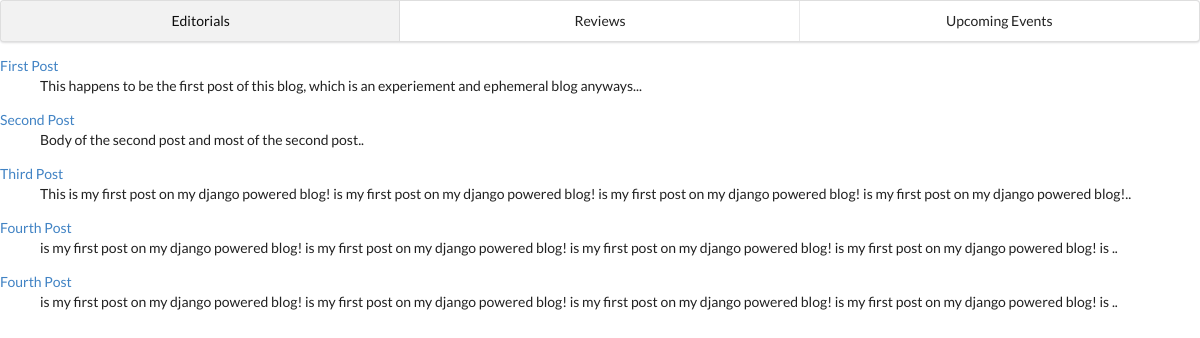
The page / on the database its author committed.
### blog/models.py (models this page shows, shortened)
class Post(models.Model):
	title = models.CharField(max_length=200)
	body = models.CharField(max_length=100000)
	date = models.DateTimeField('date published')

### blog/views.py (the view)
# urls.py: url(r'^$', views.index, name='index'),
def index(request):
	title_list = [post.title for post in latest_post_list]
	snippet_list = [post.body[:180] for post in latest_post_list]
	post_preview = zip(title_list, snippet_list, latest_post_list)
	context = {'post_preview': post_preview,}
	return render(request, 'blog/index.html', context)

### blog/templates/blog/index.html
{% extends "base.html" %}
{% load staticfiles %}
{% block content %}
{% for title, snippet, post in post_preview %}
<dl><dt><a href="/{{ post.id }}/">{{ title }}</a></dt>
<dd>{{ snippet }}..</dd>
</dl>
{% endfor %}
{% endblock %}

### templates/base.html (shortened to what this page needs)
{% load staticfiles %}
{% block head %}
<link rel="stylesheet" type="text/css" href="static/css/semantic.min.css">
{% endblock %}
{% block menu %}
<div class="ui three item menu">
  <a class="active item">Editorials</a>
  <a class="item">Reviews</a>
  <a class="item">Upcoming Events</a>
</div>
{% endblock %}
{% block content %}
{% endblock %}

### rows shown on the page
Post: title "First Post", body "This happens to be the first post of this blog, which is an experiement and ephemeral blog anyways."
Post: title "Second Post", body "Body of the second post and most of the second post"
Post: title "Third Post", snippet "This is my first post on my django powered blog! is my first post on my django powered blog! is my first post on my django powered blog! is my first post on my django powered blog!"
Post: title "Fourth Post", snippet "is my first post on my django powered blog! is my first post on my django powered blog! is my first post on my django powered blog! is my first post on my django powered blog! is"
Post: title "Fourth Post", snippet "is my first post on my django powered blog! is my first post on my django powered blog! is my first post on my django powered blog! is my first post on my django powered blog! is"
